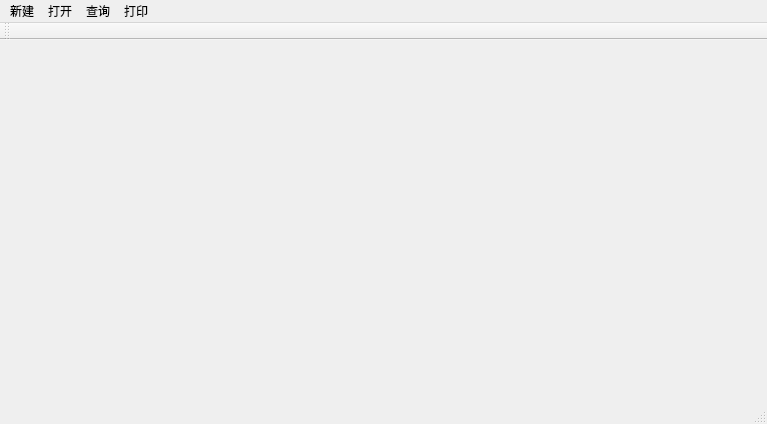
<?xml version="1.0" encoding="UTF-8"?>
<ui version="4.0">
 <class>MainWindow</class>
 <widget class="QMainWindow" name="MainWindow">
  <property name="geometry">
   <rect>
    <x>0</x>
    <y>0</y>
    <width>767</width>
    <height>424</height>
   </rect>
  </property>
  <property name="windowTitle">
   <string>MainWindow</string>
  </property>
  <widget class="QWidget" name="centralWidget"/>
  <widget class="QMenuBar" name="menuBar">
   <property name="geometry">
    <rect>
     <x>0</x>
     <y>0</y>
     <width>767</width>
     <height>17</height>
    </rect>
   </property>
   <widget class="QMenu" name="menu">
    <property name="title">
     <string>新建</string>
    </property>
   </widget>
   <widget class="QMenu" name="menu_2">
    <property name="title">
     <string>打开</string>
    </property>
   </widget>
   <widget class="QMenu" name="menu_3">
    <property name="title">
     <string>查询</string>
    </property>
   </widget>
   <widget class="QMenu" name="menu_4">
    <property name="title">
     <string>打印</string>
    </property>
   </widget>
   <addaction name="menu"/>
   <addaction name="menu_2"/>
   <addaction name="menu_3"/>
   <addaction name="menu_4"/>
  </widget>
  <widget class="QToolBar" name="mainToolBar">
   <attribute name="toolBarArea">
    <enum>TopToolBarArea</enum>
   </attribute>
   <attribute name="toolBarBreak">
    <bool>false</bool>
   </attribute>
  </widget>
  <widget class="QStatusBar" name="statusBar"/>
 </widget>
 <layoutdefault spacing="6" margin="11"/>
 <resources/>
 <connections/>
</ui>
